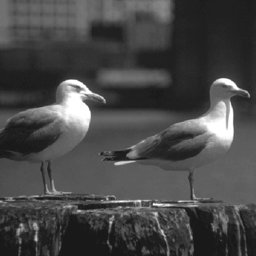
#> input picture Assignment1/image.jpg, 256 x 256 px, found by its file name
$ python bicubic.py
#> lines starting #> are read from the running program, lines starting #| are printed output that depends on the picture
import cv2
import numpy as np
import matplotlib.pyplot as plt

# Load image
img_path = r"F:\python\AI\dip\assignmnet1\image.jpg"
img = cv2.imread(img_path)
#> img is the input picture: shape (256, 256, 3); min 15, max 255, mean 71.8

if img is None:
    print("Could not load image. Check the path:", img_path)
else:
    print("Image loaded successfully!")

    # Resize original to 256x256 for base image
    img = cv2.resize(img, (256, 256))
    print("Original image scaled to 256×256 (Base image).")

    # ----------------------------
    # 🔹 Manual Bicubic Interpolation Function
    # ----------------------------
    def cubic_weight(t):
        """Cubic weight function used in bicubic interpolation."""
        a = -0.5  # Common choice for bicubic (Catmull-Rom spline)
        abs_t = abs(t)
        if abs_t <= 1:
            return (a + 2) * abs_t**3 - (a + 3) * abs_t**2 + 1
        elif abs_t < 2:
            return a * abs_t**3 - 5*a * abs_t**2 + 8*a * abs_t - 4*a
        else:
            return 0

    def bicubic_interpolation(image, scale):
#> called with scale = 2
        h, w, c = image.shape
#> h = 256; w = 256; c = 3
        new_h, new_w = int(h * scale), int(w * scale)
#> new_h = 512; new_w = 512
        new_img = np.zeros((new_h, new_w, c), dtype=np.uint8)

        for y_new in range(new_h):
            for x_new in range(new_w):
                x = x_new / scale
                y = y_new / scale

                x_int = int(np.floor(x))
                y_int = int(np.floor(y))

                for ch in range(c):
                    value = 0
                    total_weight = 0
                    # Consider 4x4 neighborhood
                    for m in range(-1, 3):
                        for n in range(-1, 3):
                            x_neigh = min(max(x_int + n, 0), w - 1)
                            y_neigh = min(max(y_int + m, 0), h - 1)

                            wx = cubic_weight(x - (x_int + n))
                            wy = cubic_weight(y - (y_int + m))
                            weight = wx * wy

                            total_weight += weight
                            value += image[y_neigh, x_neigh, ch] * weight

                    new_img[y_new, x_new, ch] = np.clip(value / total_weight, 0, 255)
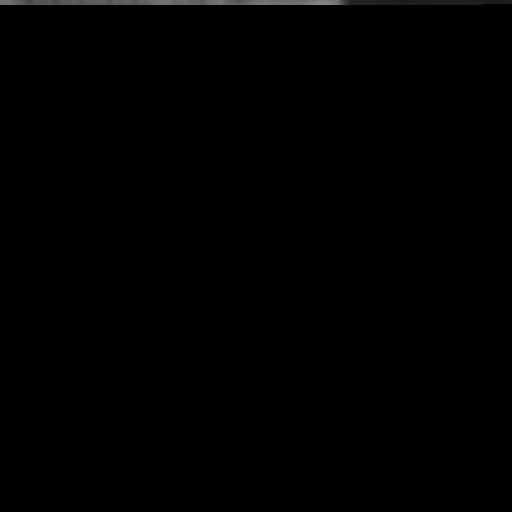
#> new_img: shape (512, 512, 3); mean B, G, R 0.8, 0.8, 0.8

        return new_img

    # ----------------------------
    # 🔹 Perform Manual Bicubic Upscaling
    # ----------------------------
#> (the run stopped early here; a loop or call above may not have finished)
